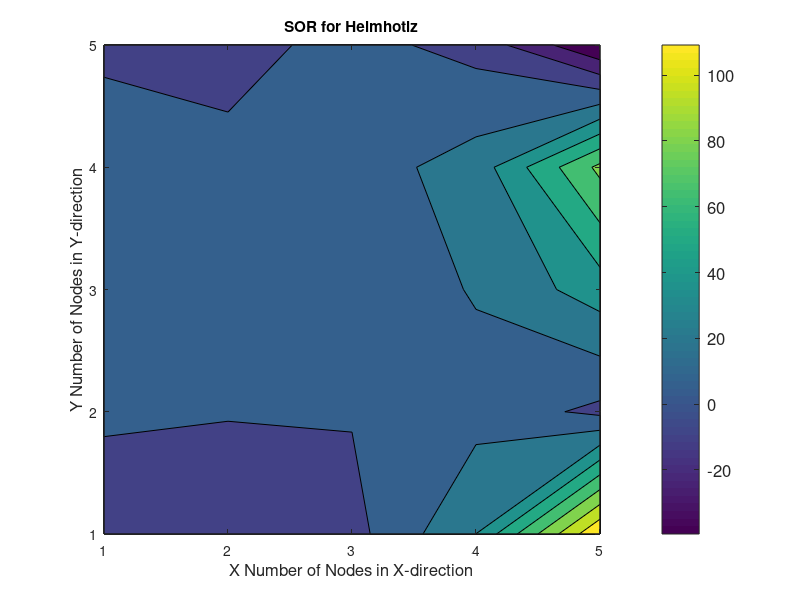
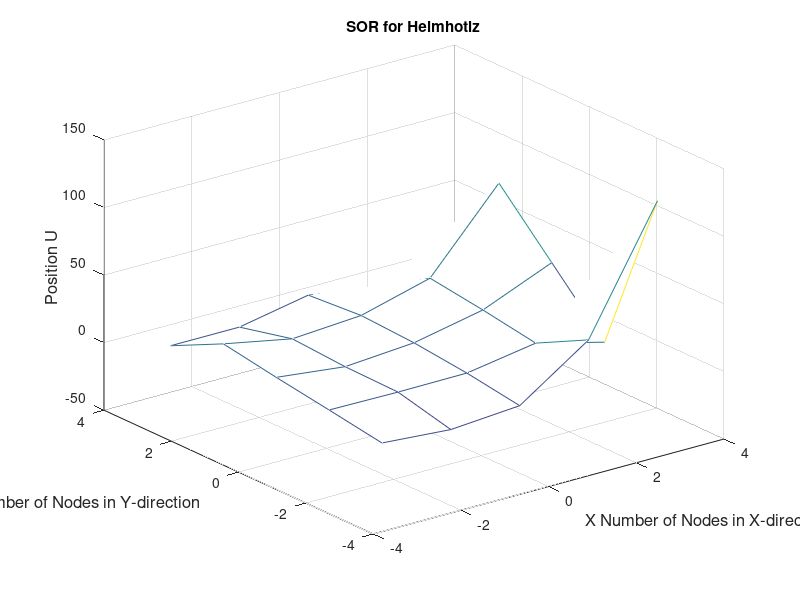

Recreate these plots in MATLAB, in order.
%Scientific Computing MECE 5397
%Maria Violeta Paez 
%Project A - Helmholtz Equation
%Helmholtz Equation using Over-Relaxation Method

clc
clear all 

%Ghost nodes, made as input in order to manipulate the code
n=input('Enter your value for n= ')
it=input('Input iterations: ');

%Given values, constants
gamma=-1; ax=-pi; ay=-pi; by=pi; bx=pi;
b=1.5; %Betta, for over relaxation 

%Creating vector with linespace function
x=linspace(ax,bx,n); y=linspace(ay,by,n);

%Boundary conditions
u=zeros(n); %Intial guess for Guass-Seidel
            %Method is zero for all interior nodes
%u(:,1)=ax;
u(:,n)=((bx-ax).^2.*cos((pi.*bx)./ax))+((y(:)-ay)./(by-ay)).*(bx.*(bx-ax).^2-((bx-ax).^2.*cos((pi.*bx)./ax)));
u(1,:)=x(:).*(x(:)-ax).^2;
u(n,:)=(x(:)-ax).^2.*cos(pi.*x(:)./ax);

h=bx/n; %Step Size 
iter=0;
frequency=10; 
err=1;
tic; %Timer to evalute the performance 


%%

for p=1:it
%while max(max(err(:)))>=1e-6  %Tolerance 
%    iter=iter+1;
    

    
    uold=u;
   
for  j=2:n-1
    for i=2:n-1
        F(i,j)=sin(pi.*((x(i)-ax)/(bx-ax))).*cos((pi/2).*(2.*(((y(j)-ay)/(by-ay))+1)));
        %Discritization, utilzing betta for over-relaxation
       
        u(i,j)= (b./((gamma*h^2)-4))*((h^2)*F(i,j)-(u(i+1,j)+u(i-1,j)+u(i,j+1)+u(i,j-1)))+((1-b).*u(i,j));
    end 
    
      u(j,1)= (b./((gamma*h^2)-4))*((h^2)*F(i,j)-(u(i+1,j)+u(i+1,j)+u(i,j+1)+u(i,j-1)))+((1-b).*u(i,j)); %This is the boundary conditions. %This is the boundary conditions.
end
unew=u;
err=abs((uold-unew)./unew);
 fprintf(1, 'Completed iteration %d\n', iter);
end

timedoc=toc


%% Plot

figure
contourf(u)
colorbar('location','eastoutside','fontSize',12);
xlabel('X Number of Nodes in X-direction','fontSize',12);
ylabel('Y Number of Nodes in Y-direction','fontSize',12);
title('SOR for Helmhotlz')
figure
mesh(x,y,u)
xlabel('X Number of Nodes in X-direction','fontSize',12);
ylabel('Y Number of Nodes in Y-direction','fontSize',12);
zlabel('Position U','fontSize',12);
title('SOR for Helmhotlz');
ErrorAns = max(max(err))